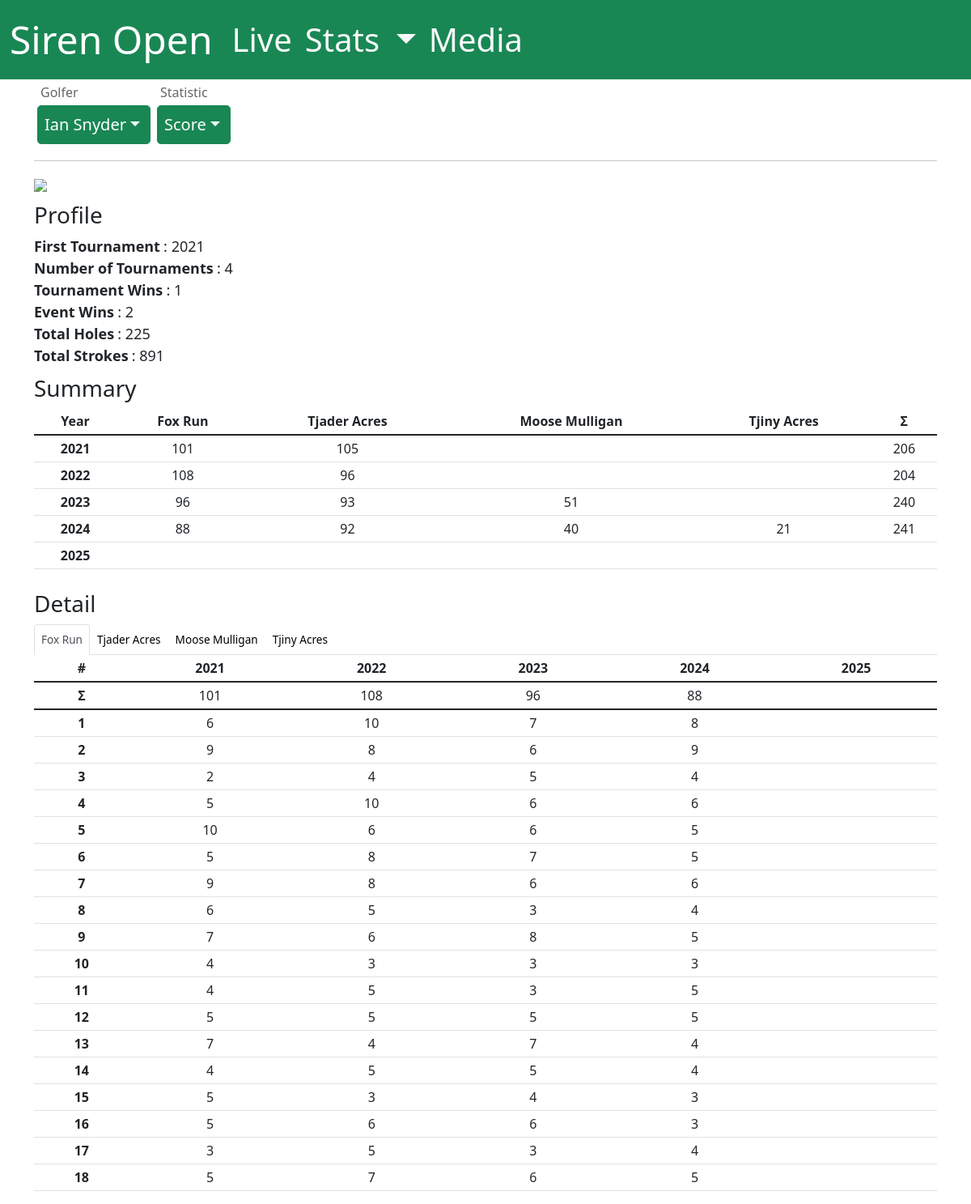
Screenshot of /stats/golfer with the database file from the repository.
### app/models.py (models this page shows, shortened)
class Golfer(db.Model):
    __tablename__ = 'golfer'  # Explicitly set the table name
    id = mapped_column(Integer, primary_key=True)
    name = mapped_column(String(255), nullable=False)
    rounds = relationship("Round", backref="golfer")  # Relationship to Round
    def get_first_tournament(self):
        return sorted([r.tournament.year for r in self.rounds])[0]
    def get_number_of_tournaments(self):
        return len(set([r.tournament.year for r in self.rounds if r.is_completed()]))
    def get_tournament_wins(self):
        winners = [t.get_winner() for t in db.session.query(Tournament).all()]
        return winners.count(self.name)
    def get_event_wins(self):
        scores = {}
        for r in db.session.query(Round).all():
            if not r.is_completed():
                continue
            year = r.tournament.year
            course = r.layout.course.name
            golfer = r.golfer.name
            key = f'{year}-{course}'
            if key not in scores:
                scores[key] = {}
            scores[key][golfer] = r._get_score()
        event_winners = [[g for g in v if v[g] == min(v.values())][0] for v in scores.values()]
        return event_winners.count(self.name)
    def get_total_holes(self):
        hole_scores = db.session.query(HoleScore).join(Round).join(Golfer).filter(Golfer.name == self.name)
        return len([hs for hs in hole_scores if hs.is_completed()])
    def get_total_strokes(self):
        hole_scores = db.session.query(HoleScore).join(Round).join(Golfer).filter(Golfer.name == self.name)
        return sum([hs._get_score() for hs in hole_scores if hs.is_completed()])

class Tournament(db.Model):
    __tablename__ = 'tournament'
    id = mapped_column(Integer, primary_key=True)
    year = mapped_column(Integer, nullable=False)
    rounds = relationship("Round", backref="tournament")
    def is_completed(self):
        return all([r.is_completed() for r in self.rounds])
    def get_winner(self):
        if not self.is_completed():
            return
        scores = {}
        for r in self.rounds:
            scores[r.golfer.name] = scores.get(r.golfer.name, 0) + r._get_score()
        return [k for k,v in scores.items() if v == min(scores.values())][0]

class Course(db.Model):
    __tablename__ = 'course'
    id = mapped_column(Integer, primary_key=True)
    name = mapped_column(String(255), nullable=False)
    layouts = relationship("Layout", backref="course")

### app/routes/stats.py (the view)
@app.route('/stats/golfer', methods=['GET', 'POST'])
def stats_player():
    return render_player(params=request.args.to_dict())

### app/models.py (called while the page is built)
    def _get_mean(self):
        return np.mean([hs.score for hs in self.scores if hs.is_completed()])

    def is_completed(self):
        return all([s.score for s in self.scores])

    def get_statistic(self, statistic:str):
        if not self.is_completed():
            return
        match statistic:
            case 'score':
                return self._get_score()
            case 'score-to-par':
                return self._get_score_to_par()
            case 'strokes-gained':
                return self._get_strokes_gained()
            case 'z-score':
                return self._get_z_score()

    def _get_score(self):
        return sum([s.score for s in self.scores])

    def _get_score_to_par(self):
        return sum([s.score - s.hole.par for s in self.scores])

    def _get_strokes_gained(self):
        return sum([h._get_mean() for h in self.layout.holes]) - self._get_score()

    def is_completed(self):
        return self.score is not None

    def get_statistic(self, statistic:str):
        if not self.is_completed():
            return
        match statistic:
            case 'score':
                return self._get_score()
            case 'score-to-par':
                return self._get_score_to_par()
            case 'strokes-gained':
                return self._get_strokes_gained()
            case 'z-score':
                return self._get_z_score()

    def _get_score(self):
        return self.score

    def _get_score_to_par(self):
        return self.score - self.hole.par

    def _get_strokes_gained(self):
        past_scores = [hs.get_statistic('score') for hs in self.hole.scores]
        return np.mean([x for x in past_scores if x is not None]) - self._get_score()

### app/utils.py (called while the page is built)
def format_plus_minus(number):
    if number > 0:
        return f"+{number}"
    elif number == 0:
        return 'E'
    else:
        return str(number)

### app/templates/stats/golfer.html (shortened to what this page needs)
{% extends "base.html" %}
{% block content %}
<link rel="stylesheet" href="{{ url_for('static', filename='css/stats/golfer.css') }}">
<div style="display: flex;">
    {% include "stats/golfer_dropdown.html" %}
    {% include "stats/statistic_dropdown.html" %}
</div>
<hr>
<img src="/static/media/golfers/{{ golfer }}.jpg" style="width: 100%">
<h3 style="padding-top: 10px;">Profile</h3>
{% for k,v in profile.items() %}
<span style="font-weight: bold; font-size: large;">{{k}}</span>
<span  style="font-size: large;">: {{v}}</span>
<br>
{% endfor %}
<h3 style="padding-top: 10px;">Summary</h3>
<table class="table table-sm table-equal-cells" style="text-align: center; font-size: medium;" id="myTable">
    <thead>
        <tr>
            <th data-sort="string">Year</th>
            {% for c in courses %}
            <th data-sort="numeric">{{ c }}</th>
            {% endfor %}
            <th data-sort="numeric">&#931</th>
        </tr>
    </thead>
    <tbody>
        {% for y in years %}
        <tr>
            <td style="font-weight: bold;">{{ y }}</td>
            {% for c in courses %}
            <td>{{ summary[y].get(c, {}).get(statistic or 'score', '') }}</td>
            {% endfor %}
            <td>{{ summary[y]['total'][statistic or 'score'] }}</td>
        </tr>
        {% endfor %}
    </tbody>
</table>
<h3 style="padding-top: 10px;">Detail</h3>
<ul class="nav nav-tabs" id="myTab" role="tablist">
    <li class="nav-item" role="presentation">
        <button class="nav-link course-tab active" id="course-0-tab" data-bs-toggle="tab" data-bs-target="#course-0"
            type="button" role="tab" aria-controls="course-0" aria-selected="true">{{ courses[0] }}</button>
    </li>
    {% for i in range(1, courses|count) %}
    <li class="nav-item" role="presentation">
        <button class="nav-link course-tab" id="course-{{ i }}-tab" data-bs-toggle="tab"
            data-bs-target="#course-{{ i }}" type="button" role="tab" aria-controls="course-{{ i }}"
            aria-selected="false">{{ courses[i] }}</button>
    </li>
    {% endfor %}
</ul>
<div class="tab-content" id="myTabContent">
    <div class="tab-pane fade show active" id="course-0" role="tabpanel" aria-labelledby="course-0-tab">
        <table class="table table-sm table-equal-cells" style="text-align: center; font-size: medium;">
            {% set c = courses[0] %}
            <thead>
                <tr>
                    <th>#</th>
                    {% for y in detailed[c] %}
                    <th>{{ y }}</th>
                    {% endfor %}
                </tr>
            </thead>
            <thead>
                <tr>
                    <th>&#931</th>
                    {% for y in detailed[c] %}
                    <th style="font-weight: normal;">{{ detailed[c].get(y, {}).get('total', {}).get(statistic or
                        'score',
                        '') }}</th>
                    {% endfor %}
                </tr>
            </thead>
            <tbody>
                {% for h in detailed[c][years[-1]] %}
                {% if h != 'total' %}
                <tr>
                    <td style="font-weight: bold;">{{ h }}</td>
                    {% for y in detailed[c] %}
                    <td>{{ detailed[c][y][h][statistic or 'score'] }}</td>
                    {% endfor %}
                </tr>
                {% endif %}
                {% endfor %}
            </tbody>
        </table>
    </div>
</div>
{% endblock %}

### app/templates/stats/golfer_dropdown.html (shortened to what this page needs)
<div class="dropdown m-1">
    <span class="label-above">Golfer</span>
    <div class="btn-group">
        <button type="button" class="btn btn-lg btn-success text-button">{{ golfer or golfers[0] }}</button>
        <button type="button" class="btn btn-lg btn-success dropdown-toggle dropdown-toggle-split arrow-button"
            data-bs-toggle="dropdown" aria-expanded="false" id="golfer-dropdown" data-key="{{ golfer or golfers[0] }}">
        </button>
    </div>
</div>

### app/static/css/stats/golfer.css (style rules this page uses)
.text-button { max-width: 37vw; padding-left: 8px; padding-right: 0px; overflow: hidden; text-overflow: ellipsis; white-space: nowrap; }
.arrow-button { padding-left: 4px !important; }
.label-above { display: block; font-size: 1.0rem; color: #666; margin-bottom: 0.25rem; margin-left: 0.25rem; }
.course-tab { font-size: 0.85rem; padding: 8px; color: black; }

### rows the page displays
Golfer: name "Ian Snyder"
Tournament: k "First Tournament", year "2021", year.name "101", year.name "105", year "206"
Course: name "Fox Run", name.year "101", name.year "108", name.year "96", name.year "88", name.year "6", name.year "10", name.year "7", name.year "8", name.year "9", name.year "2", name.year "4", name.year "5", name.year "3"
Course: name "Tjader Acres", name "Tjader Acres"
Course: name "Moose Mulligan", name "Moose Mulligan"
Course: name "Tjiny Acres", name "Tjiny Acres"
Tournament: year "2022", year.name "108", year.name "96", year "204"
Tournament: year "2023", year.name "96", year.name "93", year.name "51", year "240"
Tournament: year "2024", year.name "88", year.name "92", year.name "40", year.name "21", year "241"
Tournament: year "2025"

### other values shown
{{ k }} "Number of Tournaments" "Tournament Wins" "Event Wins" "Total Holes" "Total Strokes"
{{ v }} "4" "1" "2" "225" "891"
{{ h }} "1" "2" "3" "4" "5" "6" "7" "8" "9" "10" "11" "12" "13" "14" "15" "16" "17" "18"
